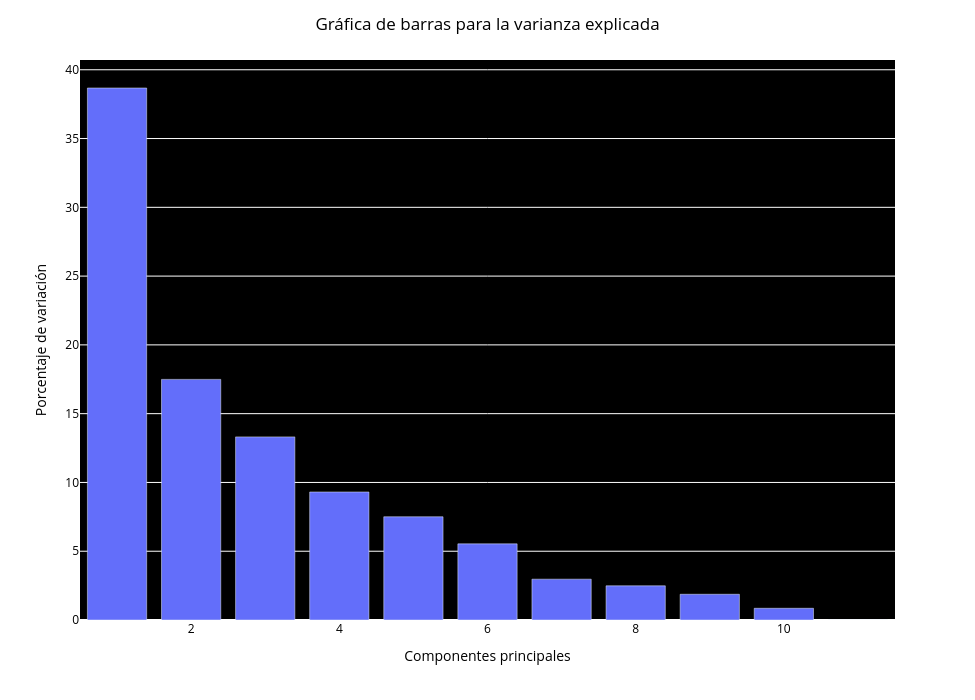

Notebook code for this chart:
### Markdown cell above
La siguiente tabla ayuda a identificar qué componentes principales son los más importantes, es decir, cuáles explican la mayor parte de la variabilidad en los datos.

### Code cell
fig = px.bar(var_exp_df, x = 'Componente', y = 'Varianza explicada')

fig.update_layout(
    title={'text' : "Gráfica de barras para la varianza explicada", 'x': 0.5},
    xaxis_title="Componentes principales",
    yaxis_title="Porcentaje de variación",
    width=975,
    height=700,
    plot_bgcolor='black',
    paper_bgcolor='white',
    font=dict(color='black')
)

fig.show()

### Figure 1 — Plotly figure (JSON) as saved in the notebook; plotly's stock layout.template omitted (floating-point values rounded to 4 significant figures)
{"data": [{"hovertemplate": "Componente=%{x}<br>Varianza explicada=%{y}<extra></extra>", "legendgroup": "", "marker": {"color": "#636efa", "pattern": {"shape": ""}}, "name": "", "orientation": "v", "showlegend": false, "textposition": "auto", "type": "bar", "x": [1, 2, 3, 4, 5, 6, 7, 8, 9, 10, 11], "xaxis": "x", "y": [38.67, 17.49, 13.31, 9.306, 7.504, 5.536, 2.967, 2.486, 1.87, 0.8516, 0.001548], "yaxis": "y"}], "layout": {"barmode": "relative", "font": {"color": "black"}, "height": 700, "legend": {"tracegroupgap": 0}, "margin": {"t": 60}, "paper_bgcolor": "white", "plot_bgcolor": "black", "title": {"text": "Gráfica de barras para la varianza explicada", "x": 0.5}, "width": 975, "xaxis": {"anchor": "y", "domain": [0, 1], "title": {"text": "Componentes principales"}}, "yaxis": {"anchor": "x", "domain": [0, 1], "title": {"text": "Porcentaje de variación"}}}}
